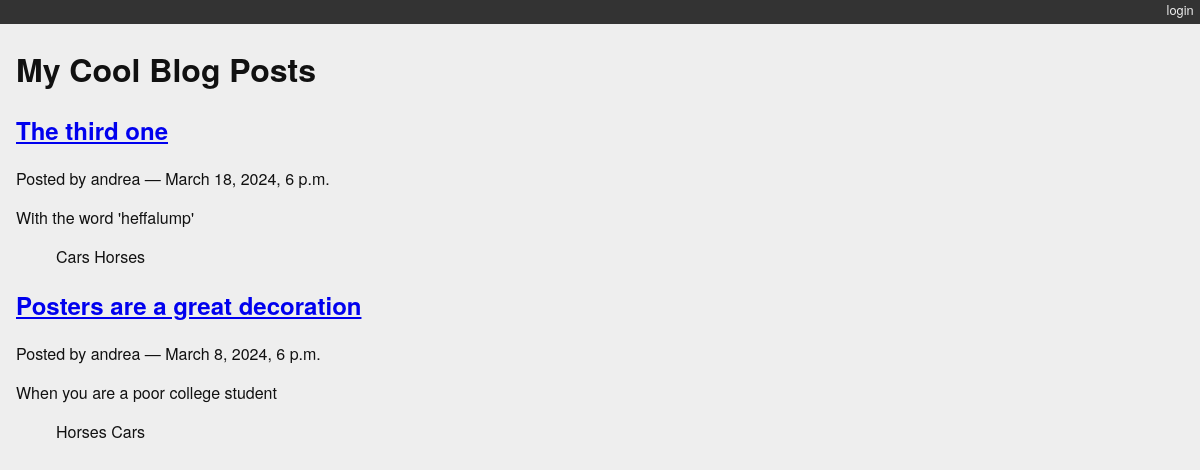
The app's page /blogging/posts with its own data.
### blogging/models.py (models this page shows, shortened)
class Post(models.Model):
    title = models.CharField(max_length=128)
    text = models.TextField(blank=True)
    author = models.ForeignKey(User, on_delete=models.CASCADE)
    created_date = models.DateTimeField(auto_now_add=True)
    modified_date = models.DateTimeField(auto_now=True)
    published_date = models.DateTimeField(blank=True, null=True)

class Category(models.Model):
    name = models.CharField(max_length=128)
    description = models.TextField(blank=True)
    posts = models.ManyToManyField(Post, blank=True, related_name="categories")
    def __str__(self):
        return self.name

### blogging/views.py (the view)
# urls.py: path("posts", PostListView.as_view(), name="post_list"),
class PostListView(ListView):
    model = Post
    template_name = "blogging/list.html"
    context_object_name = "posts"
    def get_queryset(self):
        queryset = super().get_queryset()
        return queryset.exclude(published_date__exact=None).order_by("-published_date")

### blogging/templates/blogging/list.html
{% extends "base.html" %}
{% block content %}
<h1>My Cool Blog Posts</h1>
  {% for post in posts %}
  <div class="post">
    <h2><a href="{% url 'blog_detail' post.pk %}">{{ post.title }}</a></h2>
    <p class="byline">
      Posted by {{ post.author.username }} &mdash; {{ post.published_date }}
    </p>
    <div class="post-body">
      {{ post.text }}
    </div>
    <ul class="categories">
      {% for category in post.categories.all %}
        <li>{{ category }}</li>
      {% endfor %}
    </ul>
  </div>
  {% endfor %}
{% endblock %}

### mysite/static/django_blog.css (style rules this page uses)
body { background-color: #eee; color: #111; font-family: "HelveticaNeue-Light", "Helvetica Neue Light", "Helvetica Neue", Helvetica, Arial, "Lucida Grande", sans-serif; margin:0; padding:0; }
ul.categories { list-style: none; list-style-type: none; }
ul.categories li { display: inline; }

### records on screen
Post: title "The third one", author.username "andrea", published_date "March 18, 2024, 6 p.m.", text "With the word 'heffalump'"
Category: name "Cars"
Category: name "Horses"
Post: title "Posters are a great decoration", author.username "andrea", published_date "March 8, 2024, 6 p.m.", text "When you are a poor college student"
